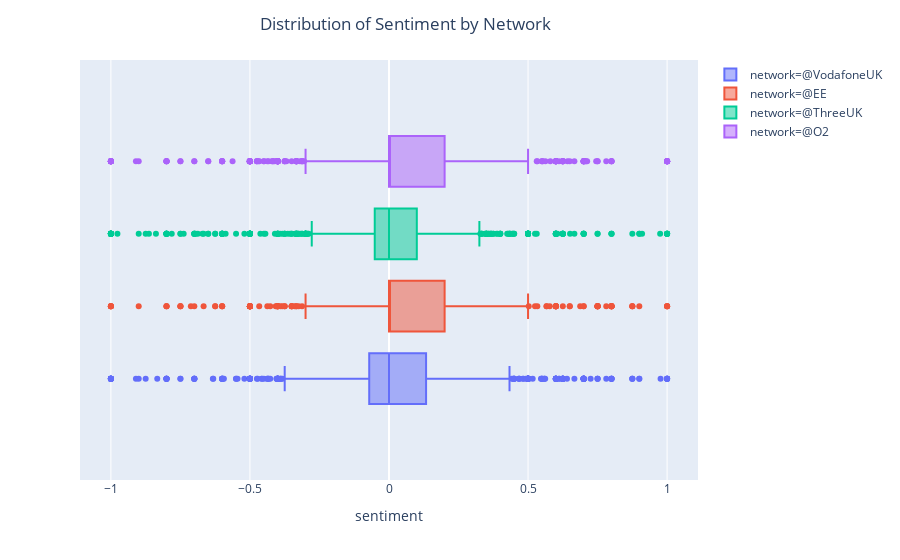

Notebook cell for this chart:
### Markdown cell above
Each tweet has been assigned a sentiment rating by TextBlob (see **Step 2 - Scrub Data**).  This sentiment rating ranges from -1 (very negative) to 0 (neutral) to +1 (very positive).  To understand whether there is any notable difference between the sentiment of people tweeting about each network, a box plot is constructed using Plotly.

### Code cell
## Create a boxplot using plotly.  Sentiment is on the x-axis with a plot being made for each network
fig = px.box(df, x='sentiment', color='network', hover_data=['network'])

## Change the orientation of the plot to horizontal
fig.update_traces(orientation='h') 

## Add a title to the plot
fig.update_layout(title={'text':'Distribution of Sentiment by Network', 
                         'x':0.45,'xanchor':'center'})

## Show the plot
fig.show()

### Figure 1 — Plotly figure (JSON) as saved in the notebook; plotly's stock layout.template omitted (floating-point values rounded to 4 significant figures; data arrays with more than 128 entries replaced by an {"elided": "..."} marker saying what was removed)
{"data": [{"alignmentgroup": "True", "customdata": {"elided": "1191x1 str values"}, "hoverlabel": {"namelength": 0}, "hovertemplate": "network=%{customdata[0]}<br>sentiment=%{x}", "legendgroup": "network=@VodafoneUK", "marker": {"color": "#636efa"}, "name": "network=@VodafoneUK", "notched": false, "offsetgroup": "network=@VodafoneUK", "orientation": "h", "showlegend": true, "type": "box", "x": {"elided": "1191 float values"}, "x0": " ", "xaxis": "x", "y0": " ", "yaxis": "y"}, {"alignmentgroup": "True", "customdata": {"elided": "858x1 str values"}, "hoverlabel": {"namelength": 0}, "hovertemplate": "network=%{customdata[0]}<br>sentiment=%{x}", "legendgroup": "network=@EE", "marker": {"color": "#EF553B"}, "name": "network=@EE", "notched": false, "offsetgroup": "network=@EE", "orientation": "h", "showlegend": true, "type": "box", "x": {"elided": "858 float values"}, "x0": " ", "xaxis": "x", "y0": " ", "yaxis": "y"}, {"alignmentgroup": "True", "customdata": {"elided": "1033x1 str values"}, "hoverlabel": {"namelength": 0}, "hovertemplate": "network=%{customdata[0]}<br>sentiment=%{x}", "legendgroup": "network=@ThreeUK", "marker": {"color": "#00cc96"}, "name": "network=@ThreeUK", "notched": false, "offsetgroup": "network=@ThreeUK", "orientation": "h", "showlegend": true, "type": "box", "x": {"elided": "1033 float values"}, "x0": " ", "xaxis": "x", "y0": " ", "yaxis": "y"}, {"alignmentgroup": "True", "customdata": {"elided": "1295x1 str values"}, "hoverlabel": {"namelength": 0}, "hovertemplate": "network=%{customdata[0]}<br>sentiment=%{x}", "legendgroup": "network=@O2", "marker": {"color": "#ab63fa"}, "name": "network=@O2", "notched": false, "offsetgroup": "network=@O2", "orientation": "h", "showlegend": true, "type": "box", "x": {"elided": "1295 float values"}, "x0": " ", "xaxis": "x", "y0": " ", "yaxis": "y"}], "layout": {"boxmode": "group", "legend": {"tracegroupgap": 0}, "margin": {"t": 60}, "title": {"text": "Distribution of Sentiment by Network", "x": 0.45, "xanchor": "center"}, "xaxis": {"anchor": "y", "domain": [0, 1], "title": {"text": "sentiment"}}, "yaxis": {"anchor": "x", "domain": [0, 1]}}}
